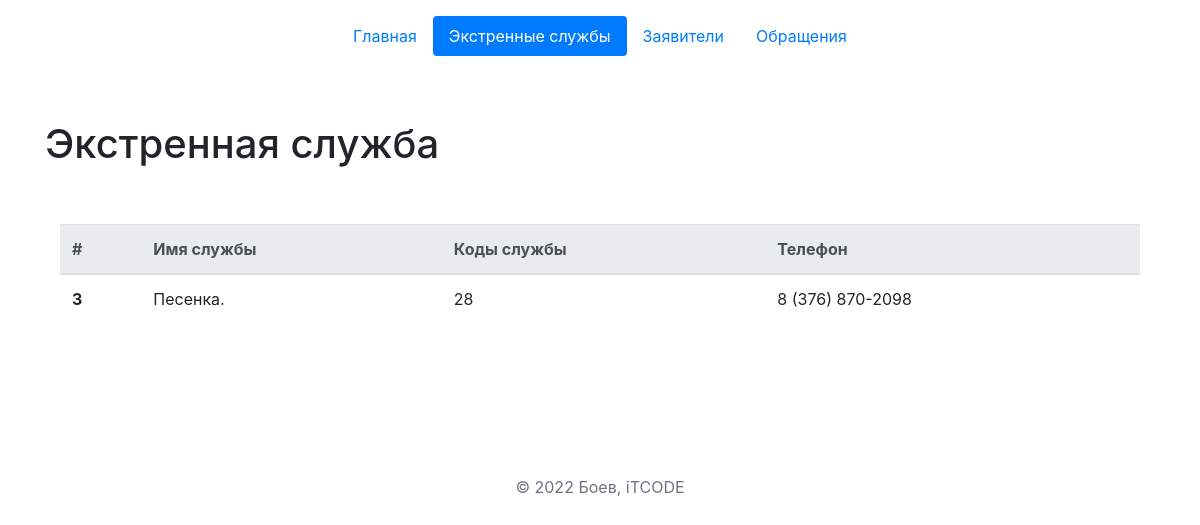
Screenshot of /model_1/3/ with the database file from the repository.
### emergency_request/models.py (models this page shows, shortened)
class EmergencyService(models.Model):
    service_name = models.CharField('Имя экстренной службы', max_length=255)
    service_code = models.CharField('Код экстренной службы', max_length=255)
    phone_number = models.CharField('Телефон экстренной службы', max_length=255)
    class Meta:
        verbose_name = 'Экстренная служба'
        verbose_name_plural = 'Экстренные службы'
        ordering = ('service_code',)

### emergency_request/views.py (the view)
# urls.py: path('model_1/<int:emergency_id>/', views.model_1, name='model_1'),
def model_1(request, emergency_id):
    emergency = EmergencyService.objects.get(id=emergency_id)
    context = {
        'emergency': emergency,
        'navbar': 'models_1'}
    return render(request, 'emergency_request/model_1.html', context)

### emergency_request/templates/emergency_request/model_1.html (shortened to what this page needs)
{% extends 'base.html' %}
{% load emergency_extras %}
{% block nav %}
    {% include 'includes/nav_models.html' %}
{% endblock %}
{% block content %}
<div class="container py-5">
    <h1>
        Экстренная служба
    </h1>
    <div class="container py-5 align-items-center">
        {% if emergency %}
        <table class="table">
            <thead class="thead-light col-md-5">
            <tr>
                <th scope="col">#</th>
                <th scope="col">Имя службы</th>
                <th scope="col">Коды службы</th>
                <th scope="col">Телефон</th>
            </tr>
            </thead>
            <tbody>
            <tr>
                <th scope="row">{{ emergency.id }}</th>
                <td>{{ emergency.service_name }}</td>
                <td>{{ emergency.service_code }}</td>
                <td>{{ emergency.phone_number }}</td>
            </tr>
            </tbody>
        </table>
        {% else %}
            <p>Not available.</p>
        {% endif %}
    </div>
</div>
{% endblock content %}

### rows the page displays
EmergencyService: id "3", service_name "Песенка.", service_code "28", phone_number "8 (376) 870-2098"
